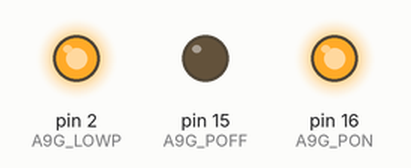
This sketch was run on a simulated Arduino Uno, built with avr-gcc and run on an emulated ATmega328P. Shown: output pins drawn as LEDs (lit = HIGH). The modem accepts every AT command (registered, SIM ready, sends succeed) and sends nothing else; what the sketch prints to the serial monitor is not drawn.

Above: at 0.1 s.
At 2.1 s:
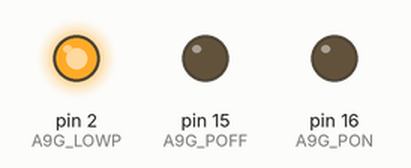
Timing chart, 0 to 6.5 s (numbered marks = the images above):
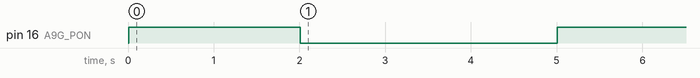

The sketch:

ESP-12S_A9G_GET_GPS_SEND_SMS.ino
```cpp
#include<stdio.h>
#include<string.h>
#define DEBUG true

#include <SoftwareSerial.h>

#define BAUD_RATE 115200
#define A9_BAUD_RATE 115200
String phonenum="XXXXXXXX";          //Please change the xxxxxxx to your phone number

/***********************************/
#define A9G_PON     16  //ESP12 GPIO16 A9/A9G POWON
#define A9G_POFF    15  //ESP12 GPIO15 A9/A9G POWOFF
#define A9G_WAKE    13  //ESP12 GPIO13 A9/A9G WAKE
#define A9G_LOWP    2  //ESP12 GPIO2 A9/A9G ENTER LOW POWER MODULE

void handleInterrupt();
void SendTextMessage(String message,String phonenum);
int A9GPOWERON();

/***********************************/
SoftwareSerial swSer(14, 12, false, 256);
void setup() {
  Serial.begin(BAUD_RATE);
  swSer.begin(A9_BAUD_RATE);

  for (char ch = ' '; ch <= 'z'; ch++) {
    swSer.write(ch);
  }
  swSer.println("");

/************************************/
  pinMode(A9G_PON, OUTPUT);//LOW LEVEL ACTIVE
  pinMode(A9G_POFF, OUTPUT);//HIGH LEVEL ACTIVE
  pinMode(A9G_LOWP, OUTPUT);//LOW LEVEL ACTIVE

  digitalWrite(A9G_PON, HIGH);
  digitalWrite(A9G_POFF, LOW);
  digitalWrite(A9G_LOWP, HIGH);

  Serial.println("After 2s A9G will POWER ON.");
  delay(2000);
  if(A9GPOWERON()==1)
  {
       Serial.println("A9G POWER ON.");
  }


  Serial.println("Enale the GPS");
  sendData("AT+GPS=1",1000,DEBUG);
  pinMode(A9G_WAKE, INPUT);//interruptPin
  attachInterrupt(digitalPinToInterrupt(A9G_WAKE), handleInterrupt, RISING);


/***********************************/


}

void loop() {

  while (swSer.available() > 0) {
    Serial.write(swSer.read());
 //   yield();
  }
  while (Serial.available() > 0) {
    swSer.write(Serial.read());
//    yield();
  }


  String GPS_position=sendData("AT+LOCATION=2",1000,DEBUG);
  if( GPS_position.indexOf("OK") >= 0 ){
     Serial.println("GET OK");
    String LG=GPS_position.substring(14,37);
    Serial.print("lg**********:");
    Serial.println(LG);
    SendTextMessage(LG,phonenum);

    }
    delay(10000);

}


void SendTextMessage(String message,String phonenum)
{
 // sendData("AT+CMGF=1",1000,DEBUG);            //Set the SMS in text mode

 String ATCMD="AT+CMGS=";
 String cammand=ATCMD+"\""+ phonenum + "\"";
// Serial.println(cammand);
//  sendData(cammand,1000,DEBUG);
 // sendData(message,1000,DEBUG);                //the content of the message
   swSer.println("AT+CMGF=1");
   swSer.println(cammand);
   swSer.println(message);
   swSer.write(26);

}


void handleInterrupt() {
  Serial.println("An interrupt has occurred.");
}

String sendData(String command, const int timeout, boolean debug)
{
    String response = "";
    swSer.println(command);
    long int time = millis();
    while( (time+timeout) > millis())
    {
      while(swSer.available())
      {
        char c = swSer.read();
        response+=c;
      }
    }
    if(debug)
    {
      Serial.print(response);
    }
    return response;
}

int A9GPOWERON()
{
      digitalWrite(A9G_PON, LOW);
      delay(3000);
      digitalWrite(A9G_PON, HIGH);
      delay(5000);
      String msg = String("");
      msg=sendData("AT",1000,DEBUG);
      if( msg.indexOf("OK") >= 0 ){
          Serial.println("GET OK");
          return 1;
      }
      else {
         Serial.println("NOT GET OK");
         return 0;
      }
}

int A9GPOWEROFF()
{
      digitalWrite(A9G_POFF, HIGH);
      delay(3000);
      digitalWrite(A9G_POFF, LOW);
      delay(5000);
      String msg = String("");
      msg=sendData("AT",1000,DEBUG);
      if( msg.indexOf("OK") >= 0 ){
          Serial.println("GET OK");
          return 1;
      }
      else {
          Serial.println("NOT GET OK");
          return 0;
      }
}

int A9GENTERLOWPOWER()
{
      String msg = String("");
      msg=sendData("AT+SLEEP=1",1000,DEBUG);
      if( msg.indexOf("OK") >= 0 ){
          digitalWrite(A9G_LOWP, LOW);
          return 1;
      }
      else {
         return 0;
      }
}
```
